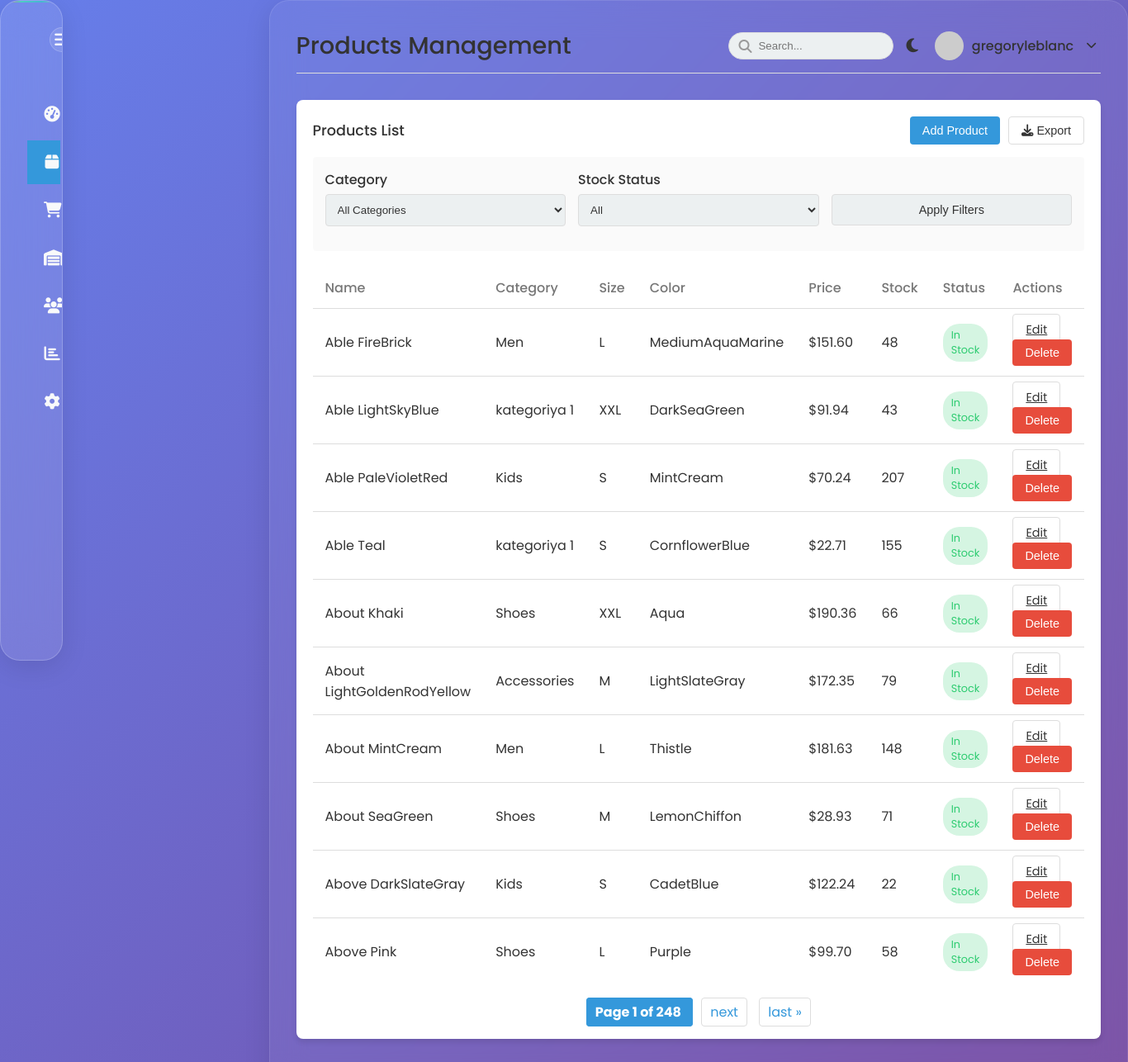
The page /products/ (signed in) on the database its author committed.
### main/models.py (models this page shows, shortened)
class Product(models.Model):
    name = models.CharField(max_length=100)
    category = models.ForeignKey(Category, on_delete=models.CASCADE)
    size = models.CharField(max_length=20, blank=True, null=True)
    color = models.CharField(max_length=50, blank=True, null=True)
    price = models.DecimalField(max_digits=10, decimal_places=2)
    stock_quantity = models.IntegerField(default=0)
    created_at = models.DateTimeField(auto_now_add=True)
    updated_at = models.DateTimeField(auto_now=True)

class Category(models.Model):
    name = models.CharField(max_length=100)
    class Meta:
        verbose_name_plural = "Categories"

### main/views.py (the view, shortened to what this page needs)
@login_required
def products(request):
    category_id = request.GET.get('category')
    stock_status = request.GET.get('stock')
    products_list = Product.objects.select_related('category').all()
    if category_id:
        products_list = products_list.filter(category_id=category_id)
    paginator = Paginator(products_list.order_by('name'), 10)
    page = request.GET.get('page', 1)
    products = paginator.get_page(page)
    categories = Category.objects.all()
    context = {
        'products': products,
        'categories': categories,
    }
    return render(request, 'main/products.html', context)

### main/templates/main/products.html (shortened to what this page needs)
{% extends 'main/base.html' %}
{% load static %}
{% block header_title %}Products Management{% endblock %}
{% block content %}
<div class="table-container">
    <div class="table-header">
        <h3 class="table-title">Products List</h3>
        <div class="table-actions">
            <button class="btn btn-primary" id="addProductBtn">Add Product</button>
            <button class="btn btn-outline" id="exportProductsBtn">
                <i class="fas fa-download"></i> Export
            </button>
        </div>
    </div>
    <div class="filter-options">
        <div class="form-row">
            <div class="form-group">
                <label class="form-label">Category</label>
                <select class="form-control" id="categoryFilter">
                    <option value="">All Categories</option>
                </select>
            </div>
            <div class="form-group">
                <label class="form-label">Stock Status</label>
                <select class="form-control" id="stockFilter">
                    <option value="">All</option>
                </select>
            </div>
            <div class="form-group">
                <label class="form-label">&nbsp;</label>
                <button class="btn btn-outline form-control" id="applyFilters">Apply Filters</button>
            </div>
        </div>
    </div>
    <table>
        <thead>
            <tr>
                <th>Name</th>
                <th>Category</th>
                <th>Size</th>
                <th>Color</th>
                <th>Price</th>
                <th>Stock</th>
                <th>Status</th>
                <th>Actions</th>
            </tr>
        </thead>
        <tbody>
            {% for product in products %}
            <tr>
                <td>{{ product.name }}</td>
                <td>{{ product.category.name }}</td>
                <td>{{ product.size|default:"-" }}</td>
                <td>{{ product.color|default:"-" }}</td>
                <td>${{ product.price }}</td>
                <td>{{ product.stock_quantity }}</td>
                <td>
                    {% if product.stock_quantity == 0 %}
                    <span class="status status-danger">Out of Stock</span>
                    {% elif product.stock_quantity < 10 %}
                    <span class="status status-warning">Low Stock</span>
                    {% else %}
                    <span class="status status-success">In Stock</span>
                    {% endif %}
                </td>
                <td>
                    <a href="{% url 'edit_product' product.id %}" class="btn btn-outline btn-sm">Edit</a>
                    <button class="btn btn-danger btn-sm delete-product-btn" data-product-id="{{ product.id }}" data-delete-url="{% url 'delete_product' product.id %}">Delete</button>
                </td>
            </tr>
            {% empty %}
            <tr>
                <td colspan="8" style="text-align: center;">No products found</td>
            </tr>
            {% endfor %}
        </tbody>
    </table>
    {% if products.has_other_pages %}
    <div class="pagination">
        <span class="step-links">
            <span class="current">
                Page {{ products.number }} of {{ products.paginator.num_pages }}
            </span>
            {% if products.has_next %}
                <a href="?page={{ products.next_page_number }}{{ request.GET.urlencode|cut:'page=' }}">next</a>
                <a href="?page={{ products.paginator.num_pages }}{{ request.GET.urlencode|cut:'page=' }}">last &raquo;</a>
            {% endif %}
        </span>
    </div>
    {% endif %}
</div>
{% endblock %}

### main/templates/main/base.html (shortened to what this page needs)
<!DOCTYPE html>
<html lang="en">
<head>
  <link rel="stylesheet" href="https://cdnjs.cloudflare.com/ajax/libs/font-awesome/6.4.0/css/all.min.css" />
  {% load static %}
  <link rel="stylesheet" href="{% static 'main/css/style.css' %}" />
</head>
<body>
  <div class="wrapper">
    <nav class="sidebar" id="sidebar">
      <div class="sidebar-header">
        <button class="sidebar-toggle" id="sidebarToggle">
          <i class="fas fa-bars"></i>
        </button>
      </div>
      <div class="sidebar-menu">
        <ul>
          <li><a href="{% url 'dashboard' %}" class="{% if request.path == '/dashboard/' %}active{% endif %}"><span class="icon"><i class="fas fa-tachometer-alt"></i></span><span class="menu-text">Dashboard</span></a></li>
          <li><a href="{% url 'products' %}" class="{% if 'products' in request.path %}active{% endif %}"><span class="icon"><i class="fas fa-box"></i></span><span class="menu-text">Products</span></a></li>
          <li><a href="{% url 'sales' %}" class="{% if 'sales' in request.path %}active{% endif %}"><span class="icon"><i class="fas fa-shopping-cart"></i></span><span class="menu-text">Sales</span></a></li>
          <li><a href="{% url 'inventory' %}" class="{% if 'inventory' in request.path %}active{% endif %}"><span class="icon"><i class="fas fa-warehouse"></i></span><span class="menu-text">Inventory</span></a></li>
          <li><a href="{% url 'employees' %}" class="{% if 'employees' in request.path %}active{% endif %}"><span class="icon"><i class="fas fa-users"></i></span><span class="menu-text">Employees</span></a></li>
          <li><a href="{% url 'reports' %}" class="{% if 'reports' in request.path %}active{% endif %}"><span class="icon"><i class="fas fa-chart-bar"></i></span><span class="menu-text">Reports</span></a></li>
          <li><a href="{% url 'settings' %}" class="{% if 'settings' in request.path %}active{% endif %}"><span class="icon"><i class="fas fa-cog"></i></span><span class="menu-text">Settings</span></a></li>
        </ul>
      </div>
    </nav>
    <div class="main-content" id="mainContent">
      <div class="header">
        <h1>{% block header_title %}Dashboard{% endblock %}</h1>
        <div class="header-actions" style="display: flex; gap: 15px; align-items: center;">
          <div class="search-box">
            <i class="fas fa-search"></i>
            <input type="text" placeholder="Search..." id="searchInput" />
          </div>
          <button class="theme-toggle" id="themeToggle">
            <i class="fas fa-moon"></i>
          </button>
          <div class="user-profile-dropdown">
            <div class="user-profile" id="userProfileTrigger">
              <img src="https://via.placeholder.com/35" alt="User" />
              <span>{{ request.user.username|default:'Admin' }}</span>
              <i class="fas fa-chevron-down dropdown-arrow"></i>
            </div>
          </div>
        </div>
      </div>
      {% block content %}{% endblock %}
    </div>
  </div>
</body>
</html>

### main/static/main/css/style.css (style rules this page uses)
:root { --primary-color: #3498db; --secondary-color: #2ecc71; --danger-color: #e74c3c; --warning-color: #f39c12; --dark-color: #2c3e50; --light-color: #ecf0f1; --text-color: #333; --text-light: #f8f9fa; --border-color: #ddd; --shadow: 0 4px 6px rgba(0, 0, 0, 0.1); --transition: all 0.3s ease; }
* { margin: 0; padding: 0; box-sizing: border-box; }
body { font-family: 'Roboto', sans-serif; background-color: var(--light-color); color: var(--text-color); transition: var(--transition); }
.wrapper { display: flex; min-height: 100vh; }
.sidebar { width: 250px; background-color: var(--dark-color); color: var(--text-light); transition: var(--transition); position: fixed; height: 100vh; z-index: 1000; }
.sidebar-header { padding: 20px; display: flex; align-items: center; justify-content: space-between; }
.sidebar-toggle { background: none; border: none; color: var(--text-light); cursor: pointer; font-size: 1.2rem; }
.sidebar-menu { padding: 10px 0; }
.sidebar-menu ul { list-style: none; }
.sidebar-menu li { margin-bottom: 5px; }
.sidebar-menu a { display: flex; align-items: center; padding: 12px 20px; color: var(--text-light); text-decoration: none; transition: var(--transition); }
.sidebar-menu a.active { background-color: var(--primary-color); }
.sidebar-menu .icon { margin-right: 15px; font-size: 1.2rem; min-width: 20px; text-align: center; }
.main-content { flex: 1; margin-left: 250px; padding: 20px; transition: var(--transition); }
.header { display: flex; justify-content: space-between; align-items: center; margin-bottom: 30px; padding-bottom: 10px; border-bottom: 1px solid var(--border-color); }
.header h1 { font-size: 1.8rem; font-weight: 500; }
.header-actions { display: flex; align-items: center; gap: 15px; }
.search-box { position: relative; }
.search-box input { padding: 8px 15px; padding-left: 35px; border: 1px solid var(--border-color); border-radius: 20px; background-color: var(--light-color); color: var(--text-color); width: 200px; transition: var(--transition); }
.search-box i { position: absolute; left: 12px; top: 50%; transform: translateY(-50%); color: #999; }
.theme-toggle { background: none; border: none; cursor: pointer; font-size: 1.2rem; color: var(--text-color); }
.user-profile { display: flex; align-items: center; gap: 10px; }
.user-profile img { width: 35px; height: 35px; border-radius: 50%; object-fit: cover; }
.table-container { background-color: #fff; border-radius: 8px; box-shadow: var(--shadow); padding: 20px; margin-bottom: 30px; overflow-x: auto; transition: var(--transition); }
.table-header { display: flex; justify-content: space-between; align-items: center; margin-bottom: 15px; }
.table-title { font-size: 1.1rem; font-weight: 500; }
.table-actions { display: flex; gap: 10px; }
.btn { padding: 8px 15px; border-radius: 4px; border: none; cursor: pointer; font-size: 0.9rem; transition: var(--transition); }
.btn-primary { background-color: var(--primary-color); color: white; }
.btn-danger { background-color: var(--danger-color); color: white; }
.btn-outline { background: none; border: 1px solid var(--border-color); color: var(--text-color); }
table { width: 100%; border-collapse: collapse; }
th, td { padding: 12px 15px; text-align: left; border-bottom: 1px solid var(--border-color); }
th { font-weight: 500; color: #777; }
tr:last-child td { border-bottom: none; }
.status { padding: 5px 10px; border-radius: 20px; font-size: 0.8rem; display: inline-block; }
.status-success { background-color: rgba(46, 204, 113, 0.2); color: var(--secondary-color); }
.form-group { margin-bottom: 15px; }
.form-label { display: block; margin-bottom: 5px; font-weight: 500; }
.form-control { width: 100%; padding: 10px; border: 1px solid var(--border-color); border-radius: 4px; background-color: var(--light-color); color: var(--text-color); transition: var(--transition); }
.form-row { display: grid; grid-template-columns: repeat(auto-fit, minmax(200px, 1fr)); gap: 15px; }
.user-profile-dropdown { position: relative; }
.user-profile { display: flex; align-items: center; gap: 10px; cursor: pointer; padding: 5px; border-radius: 4px; transition: background-color 0.2s ease; }
.user-profile span { font-weight: 500; }
.dropdown-arrow { margin-left: 5px; font-size: 0.8rem; transition: transform 0.2s ease; }

### rows shown on the page
Product: name "Able FireBrick", category.name "Men", size "L", color "MediumAquaMarine", price "151.60", stock_quantity "48", shows "In Stock"
Product: name "Able LightSkyBlue", category.name "kategoriya 1", size "XXL", color "DarkSeaGreen", price "91.94", stock_quantity "43", shows "In Stock"
Product: name "Able PaleVioletRed", category.name "Kids", size "S", color "MintCream", price "70.24", stock_quantity "207", shows "In Stock"
Product: name "Able Teal", category.name "kategoriya 1", size "S", color "CornflowerBlue", price "22.71", stock_quantity "155", shows "In Stock"
Product: name "About Khaki", category.name "Shoes", size "XXL", color "Aqua", price "190.36", stock_quantity "66", shows "In Stock"
Product: name "About LightGoldenRodYellow", category.name "Accessories", size "M", color "LightSlateGray", price "172.35", stock_quantity "79", shows "In Stock"
Product: name "About MintCream", category.name "Men", size "L", color "Thistle", price "181.63", stock_quantity "148", shows "In Stock"
Product: name "About SeaGreen", category.name "Shoes", size "M", color "LemonChiffon", price "28.93", stock_quantity "71", shows "In Stock"
Product: name "Above DarkSlateGray", category.name "Kids", size "S", color "CadetBlue", price "122.24", stock_quantity "22", shows "In Stock"
Product: name "Above Pink", category.name "Shoes", size "L", color "Purple", price "99.70", stock_quantity "58", shows "In Stock"

### other values the page prints
{{ request.user.username|default:'Admin' }} "gregoryleblanc"
{{ products.number }} "1"
{{ products.paginator.num_pages }} "248"
